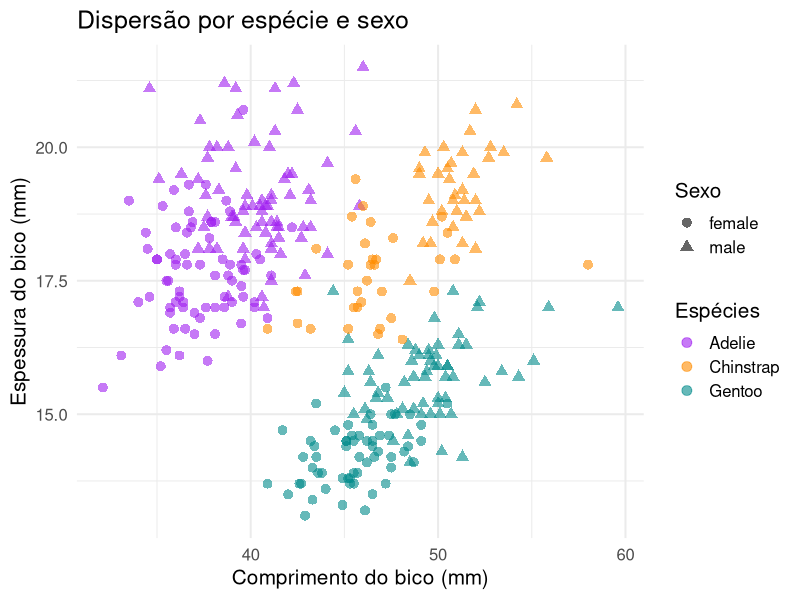

This figure's R source:
## ---- chunk 1
#| label: setup
#| echo: true

library(ggplot2)
library(palmerpenguins)
penguins_na <- na.omit(penguins)

## ---- chunk 2
#| echo: true
#| fig-align: center
#| output-location: slide
#| code-line-numbers: "1|2-5|6-8|9-13"
ggplot(data = penguins_na,
       aes(x = bill_length_mm,
           y = bill_depth_mm,
           color = species,
           shape = sex)) +
  geom_point(size = 3, alpha = .6) +
  scale_color_manual(values = c("purple", "darkorange", "cyan4")) +
  theme_minimal(base_size = 15) +
  labs(x = "Comprimento do bico (mm)",
       y = "Espessura do bico (mm)",
       color = "Espécies",
       shape = "Sexo",
       title = "Dispersão por espécie e sexo")
